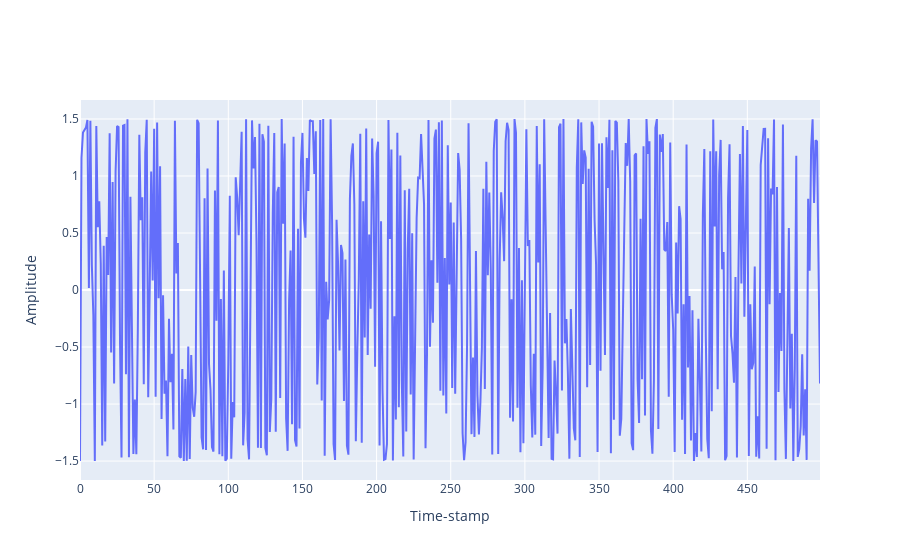

Notebook cell for this chart:
### Code cell
fig = go.Figure(data = go.Scatter(y = noisy_ts))
fig.update_layout(xaxis_title = "Time-stamp", yaxis_title = "Amplitude")
fig.show()

### Figure 1 — Plotly figure (JSON) as saved in the notebook; plotly's stock layout.template omitted (floating-point values rounded to 4 significant figures; data arrays with more than 128 entries replaced by an {"elided": "..."} marker saying what was removed)
{"data": [{"type": "scatter", "y": {"elided": "500 float values"}}], "layout": {"xaxis": {"title": {"text": "Time-stamp"}}, "yaxis": {"title": {"text": "Amplitude"}}}}
